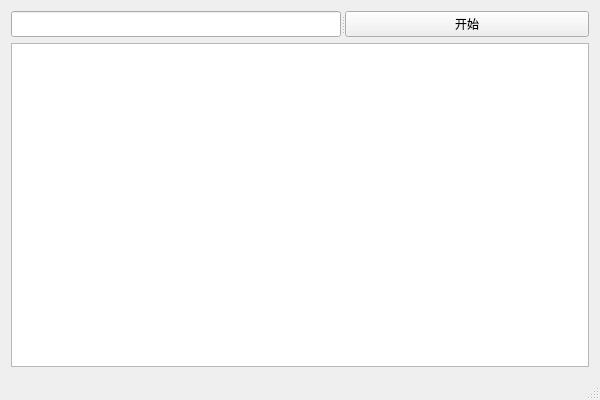
<?xml version="1.0" encoding="UTF-8"?>
<ui version="4.0">
 <class>DBus_SerClass</class>
 <widget class="QMainWindow" name="DBus_SerClass">
  <property name="geometry">
   <rect>
    <x>0</x>
    <y>0</y>
    <width>600</width>
    <height>400</height>
   </rect>
  </property>
  <property name="windowTitle">
   <string>DBus_Ser</string>
  </property>
  <widget class="QWidget" name="centralWidget">
   <layout class="QGridLayout" name="gridLayout">
    <item row="0" column="0">
     <widget class="QSplitter" name="splitter">
      <property name="orientation">
       <enum>Qt::Horizontal</enum>
      </property>
      <widget class="QLineEdit" name="leText"/>
      <widget class="QPushButton" name="btnStart">
       <property name="text">
        <string>开始</string>
       </property>
      </widget>
     </widget>
    </item>
    <item row="1" column="0">
     <widget class="QPlainTextEdit" name="peList"/>
    </item>
   </layout>
  </widget>
  <widget class="QStatusBar" name="statusBar"/>
 </widget>
 <layoutdefault spacing="6" margin="11"/>
 <resources>
  <include location="DBus_Ser.qrc"/>
 </resources>
 <connections/>
</ui>
